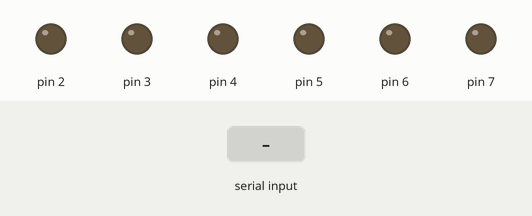
The sketch below on a simulated Arduino Uno, built with avr-gcc and run on an emulated ATmega328P. On the bench: output pins drawn as LEDs (lit = HIGH). The inputs (shaded band) are chosen by the test bench.

Above: at 1.2 s.
1.3 s: "90,45\n" received over Serial
At 2.5 s:
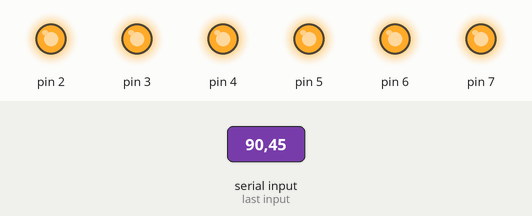
2.8 s: "5\n" received over Serial
At 3.8 s:
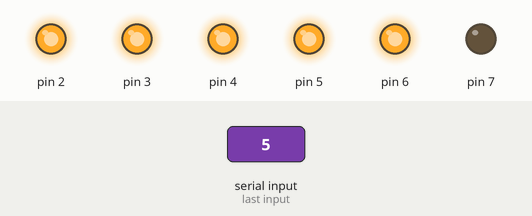
4.3 s: "30,150\n" received over Serial
At 5.0 s:
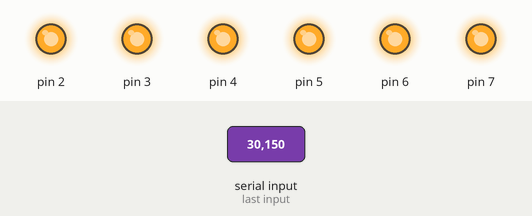
Timing chart, 0 to 7.3 s (numbered marks = the images above; inputs shaded):
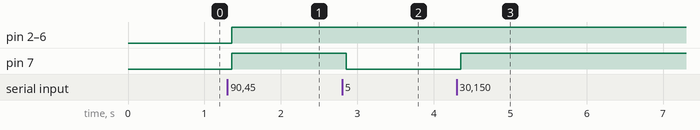

The sketch:

Guide4_Practice2.ino
```cpp
void setup()
{
  pinMode(2, OUTPUT);
  pinMode(3, OUTPUT);
  pinMode(4, OUTPUT);
  pinMode(5, OUTPUT);
  pinMode(6, OUTPUT);
  pinMode(7, OUTPUT);

  Serial.begin(9600);
  Serial.setTimeout(50);
}

void loop()
{
  while(Serial.available() == false){}
  int x = Serial.readString().toInt();

  if(x >= 1){
    digitalWrite(2, HIGH);
  }
  else{
    digitalWrite(2, LOW);
  }

  if(x >= 2){
    digitalWrite(3, HIGH);
  }
  else{
    digitalWrite(3, LOW);
  }

  if(x >= 3){
    digitalWrite(4, HIGH);
  }
  else{
    digitalWrite(4, LOW);
  }

  if(x >= 4){
    digitalWrite(5, HIGH);
  }
  else{
    digitalWrite(5, LOW);
  }

  if(x >= 5){
    digitalWrite(6, HIGH);
  }
  else{
    digitalWrite(6, LOW);
  }

  if(x >= 6){
    digitalWrite(7, HIGH);
  }
  else{
    digitalWrite(7, LOW);
  }

}
```

Measured:
- after the input at 1.3 s, pin 2–7: LOW → HIGH after 0.06 s
- after the input at 2.8 s, pin 7: HIGH → LOW after 0.05 s
- after the input at 4.3 s, pin 7: LOW → HIGH after 0.06 s
